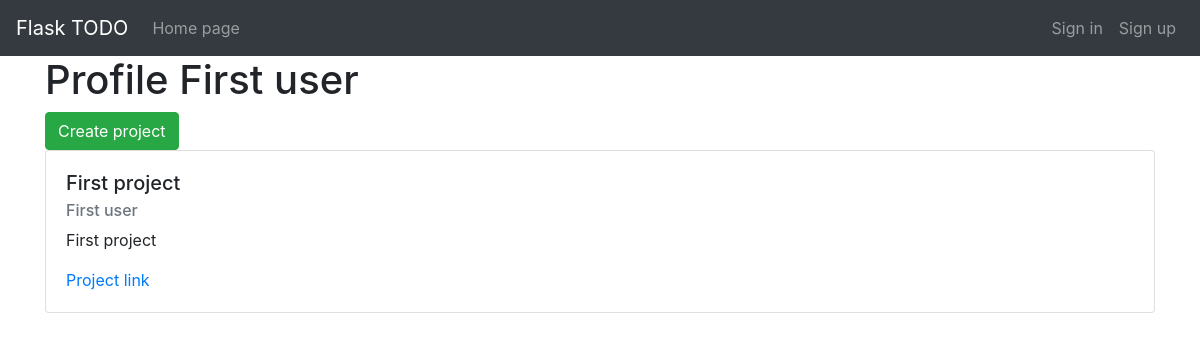
The app's page /users/first-user with its own data.
### data/users.py (models this page shows, shortened)
class User(SqlAlchemyBase, UserMixin):
    __tablename__ = 'user'
    id = sqlalchemy.Column(sqlalchemy.Integer, primary_key=True,
                           autoincrement=True)
    name = sqlalchemy.Column(sqlalchemy.String, unique=True)
    age = sqlalchemy.Column(sqlalchemy.Integer, nullable=True)
    birth_date = sqlalchemy.Column(sqlalchemy.Date, nullable=True)
    speciality = sqlalchemy.Column(sqlalchemy.String, nullable=True)
    email = sqlalchemy.Column(sqlalchemy.String, unique=True,
                              index=True)
    hashed_password = sqlalchemy.Column(sqlalchemy.String)
    slug = sqlalchemy.Column(sqlalchemy.String)
    created = sqlalchemy.Column(sqlalchemy.DateTime,
                                default=datetime.datetime.now())
    own_projects = orm.relationship('Project', back_populates='leader')
    projects = orm.relationship('Project', secondary=project_to_user,
                                back_populates='members')
    events = orm.relationship('Event', back_populates='author')
    messages = orm.relationship('Message', back_populates='author')

### data/projects.py (models this page shows)
class Project(SqlAlchemyBase):
    __tablename__ = 'project'
    id = sqlalchemy.Column(sqlalchemy.Integer, primary_key=True,
                           autoincrement=True)
    title = sqlalchemy.Column(sqlalchemy.String)
    description = sqlalchemy.Column(sqlalchemy.String, nullable=True)
    slug = sqlalchemy.Column(sqlalchemy.String)
    messages = orm.relationship('Message')
    leader_id = sqlalchemy.Column(sqlalchemy.Integer,
                                 sqlalchemy.ForeignKey('user.id'))
    leader = orm.relationship('User', back_populates='own_projects')
    members = orm.relationship('User', secondary=project_to_user,
                               back_populates='projects')
    tasks = orm.relationship('Task')
    created = sqlalchemy.Column(sqlalchemy.DateTime,
                                default=datetime.datetime.now())

### app.py (the view)
@app.route('/users/<user_slug>')
def profile(user_slug):
    db_sess = db_session.create_session()
    user = db_sess.query(User).filter(User.slug == user_slug).first()
    if user:
        return render_template('profile.html', user=user)
    return abort(404)

### data/db_session.py (called while the page is built)
def create_session() -> Session:
    global __factory
    return __factory()

### templates/profile.html (shortened to what this page needs)
{% extends 'base.html' %}
{% block content %}
<h1>Profile {{ user.name }}</h1>
<a class="btn btn-success" href="/create_project">Create project</a>
{% for project in user.projects %}
    <div class="card">
        <div class="card-body">
            <h5 class="card-title">{{ project.title }}</h5>
            <h6 class="card-subtitle mb-2 text-muted">
                {{ project.leader.name}}
            </h6>
            <p class="card-text">{{ project.description }}</p>
            <a href="/users/{{ project.leader.slug }}/projects/{{ project.slug }}">Project link</a>
        </div>
    </div>
{% endfor %}
{% endblock %}

### records on screen
User: name "First user"
Project: title "First project", leader.name "First user", description "First project"
